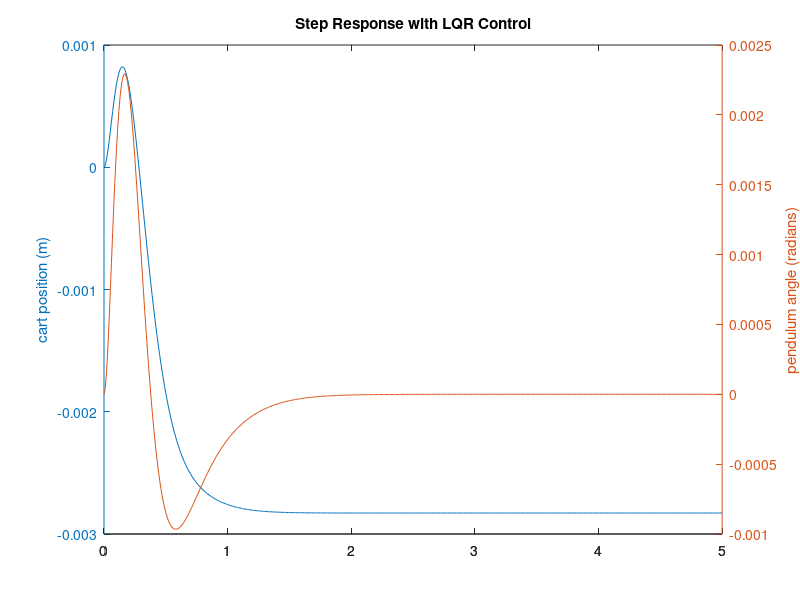

Source code (MATLAB):
clc;
clear all;
close all

M = 0.5;
m = 0.2;
b = 0.1;
I = 0.006;
g = 9.8;
l = 0.3;

p = I*(M+m)+M*m*l^2; %denominator for the A and B matrices

A = [0      1              0           0;
     0 -(I+m*l^2)*b/p  (m^2*g*l^2)/p   0;
     0      0              0           1;
     0 -(m*l*b)/p       m*g*l*(M+m)/p  0];
B = [     0;
     (I+m*l^2)/p;
          0;
        m*l/p];
C = [1 0 0 0;
     0 0 1 0];
D = [0;
     0];
 
 
%Q = C'*C;

Q = [5000, 0, 0, 0; 0, 0, 0, 0; 0, 0, 100, 0; 0, 0, 0, 0];
R = 1;
K = lqr(A,B,Q,R)

Ac = [(A-B*K)];
Bc = [B];
Cc = [C];
Dc = [D];

states = {'x' 'x_dot' 'phi' 'phi_dot'};
inputs = {'r'};
outputs = {'x'; 'phi'};

sys_cl = ss(Ac,Bc,Cc,Dc,'statename',states,'inputname',inputs,'outputname',outputs);

t = 0:0.01:5;
r =0.2*ones(size(t));
[y,t,x]=lsim(sys_cl,r,t);
[AX,H1,H2] = plotyy(t,y(:,1),t,y(:,2),'plot');
set(get(AX(1),'Ylabel'),'String','cart position (m)')
set(get(AX(2),'Ylabel'),'String','pendulum angle (radians)')
title('Step Response with LQR Control')